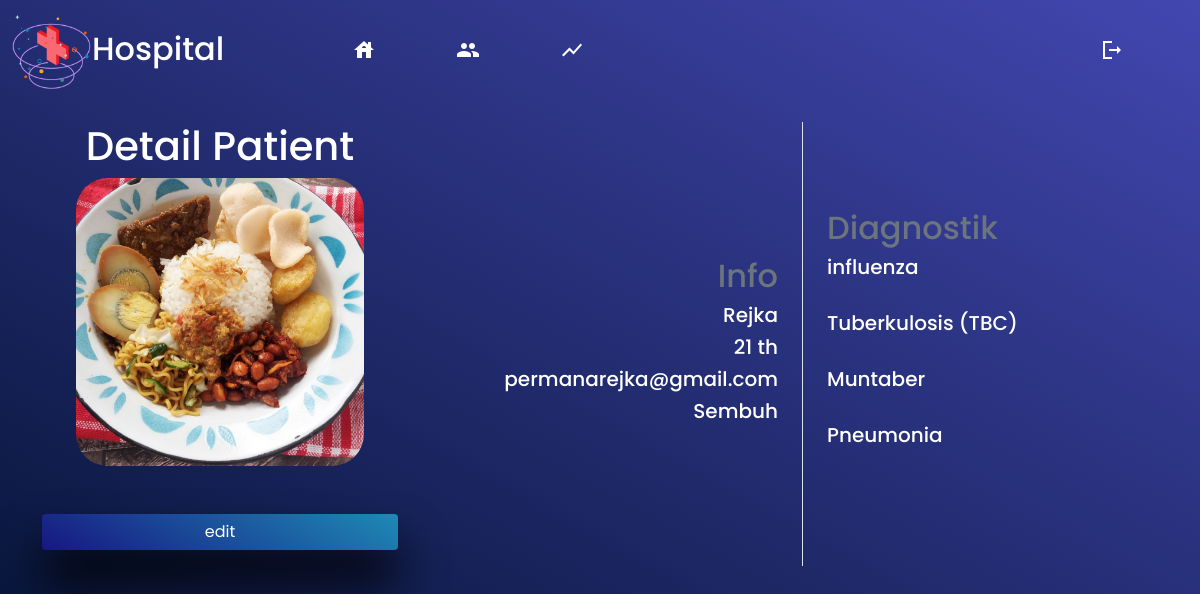
The app's page /detail_patient.php?id=18 with its own data.
### tables this page shows
CREATE TABLE `patients` (
  `id` int(11) NOT NULL,
  `nama` varchar(50) DEFAULT NULL,
  `usia` int(11) DEFAULT NULL,
  `gambar` varchar(255) DEFAULT NULL,
  `email` varchar(100) DEFAULT NULL,
  `status_id` int(11) DEFAULT NULL
);

CREATE TABLE `statuses` (
  `id` int(11) NOT NULL,
  `name` varchar(20) DEFAULT NULL
);

CREATE TABLE `diseases` (
  `id` int(11) NOT NULL,
  `name` varchar(50) DEFAULT NULL
);

### functions.php (called while the page is built, shortened)
<?php
function koneksi() {
  $conn = mysqli_connect('localhost','id19059853_rejka','l4IT_K-un^qVfI=z','id19059853_hospital') or die('KONEKSI GAGAL');
  return $conn;
}
function query($query) {
  $conn = koneksi();
  $result = mysqli_query($conn, $query) or die(mysqli_error($conn));
  $rows = [];while( $row = mysqli_fetch_assoc($result) ){
    $rows[] = $row;
  } return $rows;
}

### detail_patient.php (the view, shortened to what this page needs)
<?php
  require 'functions.php';
  $id = $_GET['id'];
  $patient = query("SELECT p.nama, st.name as status, p.usia, p.email, p.gambar  from patients p join statuses st on p.status_id = st.id where p.id = $id")[0];
  $diseases = query("SELECT d.name FROM patient_diseases pd join diseases d ON pd.diseases_id = d.id where pd.patient_id = 18");
?>
<!DOCTYPE html>
<html lang="en">
  <head>
    <link href="https://cdn.jsdelivr.net/npm/bootstrap@5.0.2/dist/css/bootstrap.min.css" rel="stylesheet">
    <link rel="stylesheet" href="./assets/css/custom.css">
  </head>
  <body>
    <nav class="navbar navbar-expand-lg navbar-light text-white mb-3">
      <div class="container-fluid">
        <div class="navbar-brand" href="#">
          <img src="assets/image/hospital_logo.png" class="brand-logo" alt="">
          <h2>Hospital</h2>
        </div>
        <div class="collapse navbar-collapse" id="navbarText">
          <ul class="navbar-nav ps-5 me-auto mb-2 mb-lg-0">
            <li class="nav-item">
              <a class="nav-link" aria-current="page" href="./index.php">
                <span class="material-icons-sharp">house</span>
              </a>
            </li>
            <li class="nav-item">
              <a class="nav-link" href="./patients.php">
                <span class="material-icons-sharp">group</span>
              </a>
            </li>
            <li class="nav-item">
              <a class="nav-link" href="./statistics.php">
                <span class="material-icons-sharp">show_chart</span>
              </a>
            </li>
          </ul>
          <span class="navbar-text me-5">
            <a class="nav-link" href="logout.php">
              <span class="material-icons-sharp">logout</span>
            </a>
          </span>
        </div>
      </div>
    </nav>
    <div class="d-flex justify-content-around w-100">
      <div class="container w-100 h-100 text-white">
        <div class="row">
          <div class="col-md-4 d-flex flex-column align-items-center">
            <h1>Detail Patient</h1>
            <img src="img/<?php echo $patient['gambar'] ?>" alt="" class="image">
            <div class="mb-3 mt-5 d-grid gap-2 w-100">
              <a href="update_patients.php?id=<?php echo $id ?>" class="btn btn-primary box-shadow">edit</a>
            </div>
          </div>
          <div class="col-md-4">
            <div class="d-flex justify-content-center align-items-end flex-column h-100 text-right">
              <h2 class="text-muted">Info</h2>
              <h5><?php echo $patient['nama'] ?></h5>
              <h5><?php echo $patient['usia'] ?> th</h5>
              <h5><?php echo $patient['email'] ?></h5>
              <h5><?php echo $patient['status'] ?></h5>
            </div>
          </div>
          <div class="col-md-4">
            <div class="d-flex justify-content-center align-items-start flex-column h-100 text-right ps-4 border-start">
              <h2 class="text-muted">Diagnostik</h2>
              <?php foreach ($diseases as $key => $value): ?>
                <h5><?php echo $value['name'] ?></h5>
                <?php echo '<br >' ?>
              <?php endforeach; ?>
        </div>
      </div>
    </div>
</html>

### assets/css/custom.css (style rules this page uses)
body { font-family: var(--font-default); overflow: hidden; margin: 0; padding: 0; }
nav, body { background: var(--bg-primary); background-attachment: fixed; }
.image { object-fit: cover; border-radius: 2rem; width: 18rem; height: 18rem; }
.navbar-brand { display: flex; height: 100%; width: 17vw; justify-content: space-around; align-items: center; }

### assets/css/variables.css (style rules this page uses)
:root { --color-light: #F5F5F5; --color-white: #fff; --color-dark: black; --color-warning: linear-gradient(29deg, rgba(223,124,46,1) 0%, rgba(176,191,35,1) 100%); --color-primary: linear-gradient(29deg, rgba(23,23,129,1) 0%, rgba(30,138,181,1) 100%); --color-danger: linear-gradient(29deg, rgba(129,1,0,1) 0%, rgba(191,110,66,1) 100%); --color-success: linear-gradient(29deg, rgba(30,108,18,1) 0%, rgba(43,219,47,1) 100%); --color-secondary: linear-gradient(29deg, rgba(57,57,57,1) 0%, rgba(158,135,135,1) 100%); --bg-primary: linear-gradient(29deg, rgba(0,15,43,1) 0%, rgba(66,71,176,1) 100%); --font-default: 'Poppins', sans-serif; --box-shadow: 0 2rem 3rem var(--color-dark); }

### assets/css/customation.css (style rules this page uses)
.bg-primary, .btn-primary { background: var(--color-primary) !important; border:none; }
.nav-link, .navbar-brand { color: white !important; }
.nav-link { margin-left: 4rem; transition: all 500ms ease; border-radius: 3rem; letter-spacing: 2px; }
.brand-logo { width: 5rem; }
.box-shadow { box-shadow: var(--box-shadow); transition: all 300ms ease; }

### records on screen
patients: gambar (picture), nama "Rejka", usia "21", email "permanarejka@gmail.com", status.name "Sembuh"
diseases: name "influenza"
diseases: name "Tuberkulosis (TBC)"
diseases: name "Muntaber"
diseases: name "Pneumonia"
